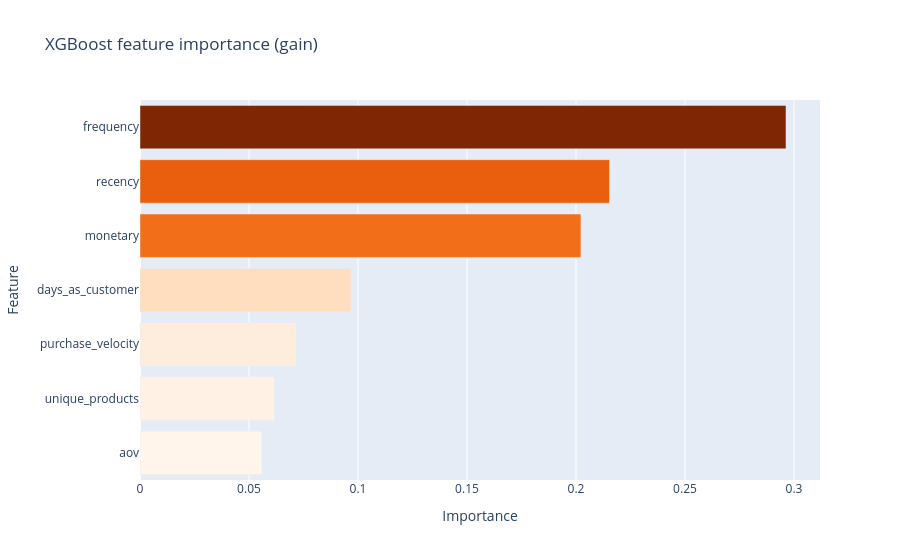

Notebook code cell kept with this figure:
### Code cell
importance_df = pd.DataFrame({
    "feature":    FEATURE_COLS,
    "importance": final_xgb.feature_importances_,
}).sort_values("importance", ascending=True)

fig = px.bar(
    importance_df, x="importance", y="feature",
    orientation="h",
    title="XGBoost feature importance (gain)",
    labels={"importance": "Importance", "feature": "Feature"},
    color="importance",
    color_continuous_scale="Oranges",
)
fig.update_layout(showlegend=False, coloraxis_showscale=False)
fig.show()

### Figure 1 — Plotly figure (JSON) as saved in the notebook; plotly's stock layout.template omitted (floating-point values rounded to 4 significant figures)
{"data": [{"hovertemplate": "Importance=%{marker.color}<br>Feature=%{y}<extra></extra>", "legendgroup": "", "marker": {"color": [0.0559, 0.06166, 0.07169, 0.09679, 0.2023, 0.2154, 0.2963], "coloraxis": "coloraxis", "pattern": {"shape": ""}}, "name": "", "orientation": "h", "showlegend": false, "textposition": "auto", "type": "bar", "x": [0.0559, 0.06166, 0.07169, 0.09679, 0.2023, 0.2154, 0.2963], "xaxis": "x", "y": ["aov", "unique_products", "purchase_velocity", "days_as_customer", "monetary", "recency", "frequency"], "yaxis": "y"}], "layout": {"barmode": "relative", "coloraxis": {"colorbar": {"title": {"text": "Importance"}}, "colorscale": [[0, "rgb(255,245,235)"], [0.125, "rgb(254,230,206)"], [0.25, "rgb(253,208,162)"], [0.375, "rgb(253,174,107)"], [0.5, "rgb(253,141,60)"], [0.625, "rgb(241,105,19)"], [0.75, "rgb(217,72,1)"], [0.875, "rgb(166,54,3)"], [1, "rgb(127,39,4)"]], "showscale": false}, "legend": {"tracegroupgap": 0}, "showlegend": false, "title": {"text": "XGBoost feature importance (gain)"}, "xaxis": {"anchor": "y", "domain": [0, 1], "title": {"text": "Importance"}}, "yaxis": {"anchor": "x", "domain": [0, 1], "title": {"text": "Feature"}}}}
